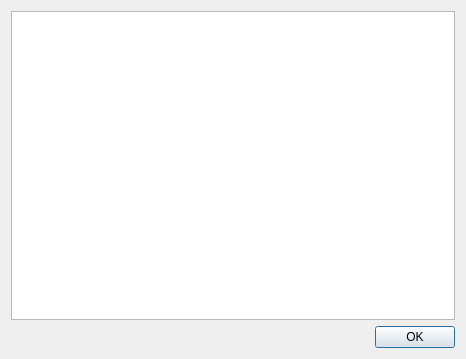
<?xml version="1.0" encoding="UTF-8"?>
<ui version="4.0">
 <class>Dialog</class>
 <widget class="QDialog" name="Dialog">
  <property name="geometry">
   <rect>
    <x>0</x>
    <y>0</y>
    <width>466</width>
    <height>359</height>
   </rect>
  </property>
  <property name="windowTitle">
   <string>Dialog</string>
  </property>
  <layout class="QGridLayout" name="gridLayout">
   <item row="0" column="0">
    <layout class="QVBoxLayout" name="verticalLayout">
     <item>
      <widget class="QTextEdit" name="textEdit">
       <property name="readOnly">
        <bool>true</bool>
       </property>
      </widget>
     </item>
     <item>
      <widget class="QDialogButtonBox" name="buttonBox">
       <property name="orientation">
        <enum>Qt::Horizontal</enum>
       </property>
       <property name="standardButtons">
        <set>QDialogButtonBox::Ok</set>
       </property>
      </widget>
     </item>
    </layout>
   </item>
  </layout>
 </widget>
 <resources/>
 <connections>
  <connection>
   <sender>buttonBox</sender>
   <signal>rejected()</signal>
   <receiver>Dialog</receiver>
   <slot>reject()</slot>
   <hints>
    <hint type="sourcelabel">
     <x>316</x>
     <y>260</y>
    </hint>
    <hint type="destinationlabel">
     <x>286</x>
     <y>274</y>
    </hint>
   </hints>
  </connection>
  <connection>
   <sender>buttonBox</sender>
   <signal>accepted()</signal>
   <receiver>Dialog</receiver>
   <slot>accept()</slot>
   <hints>
    <hint type="sourcelabel">
     <x>248</x>
     <y>254</y>
    </hint>
    <hint type="destinationlabel">
     <x>157</x>
     <y>274</y>
    </hint>
   </hints>
  </connection>
 </connections>
</ui>
